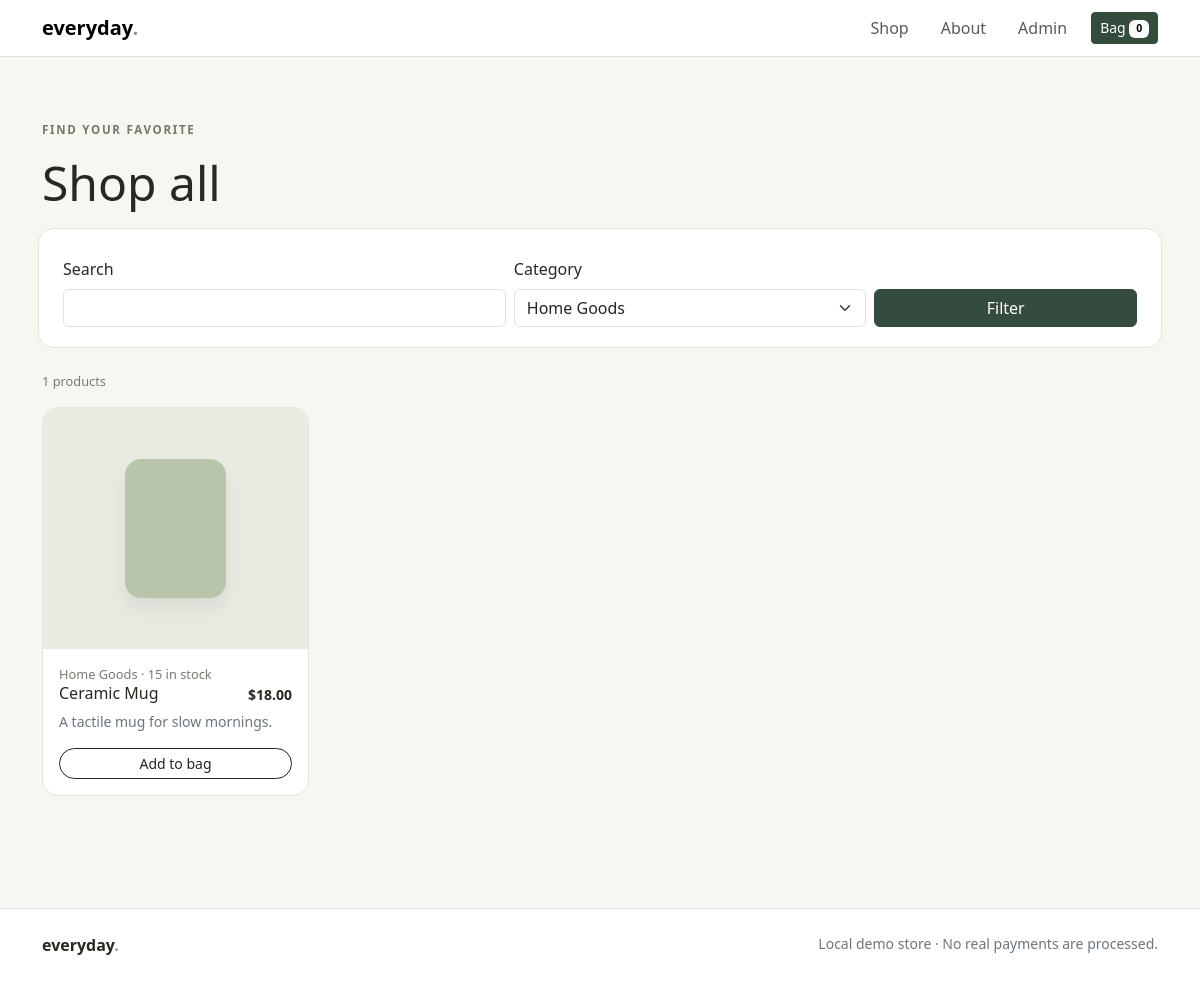
Page /shop.php?category=1 on the committed database.
### tables this page shows
CREATE TABLE IF NOT EXISTS products(id INT UNSIGNED AUTO_INCREMENT PRIMARY KEY,category_id INT UNSIGNED NOT NULL,name VARCHAR(160) NOT NULL,description TEXT NOT NULL,base_price DECIMAL(10,2) NOT NULL,image_url VARCHAR(500) DEFAULT NULL,stock_quantity INT UNSIGNED NOT NULL DEFAULT 0,created_at TIMESTAMP DEFAULT CURRENT_TIMESTAMP,FOREIGN KEY(category_id) REFERENCES categories(id));

CREATE TABLE IF NOT EXISTS categories(id INT UNSIGNED AUTO_INCREMENT PRIMARY KEY,name VARCHAR(100) NOT NULL,slug VARCHAR(120) NOT NULL UNIQUE);

### includes/functions.php (called while the page is built, shortened)
<?php
function e(?string $s): string { return htmlspecialchars($s??'',ENT_QUOTES|ENT_SUBSTITUTE,'UTF-8'); }
function money($n): string { return '$'.number_format((float)$n,2); }

### shop.php (the view)
<?php require_once __DIR__.'/config/db.php'; $pageTitle='Shop'; $cat=(int)($_GET['category']??0);$q=trim((string)($_GET['q']??''));$cats=$pdo->query('SELECT id,name FROM categories ORDER BY name')->fetchAll();$st=$pdo->prepare('SELECT p.*,c.name category_name FROM products p JOIN categories c ON c.id=p.category_id WHERE (:c=0 OR p.category_id=:c2) AND (p.name LIKE :q OR p.description LIKE :q2) ORDER BY p.name');$st->execute(['c'=>$cat,'c2'=>$cat,'q'=>"%$q%",'q2'=>"%$q%"]);$products=$st->fetchAll();require __DIR__.'/includes/header.php'; ?>
<div class="container section-space"><p class="eyebrow">Find your favorite</p><h1 class="display-5 mb-4">Shop all</h1><form class="panel row g-2 mb-4" method="get"><div class="col-md-5"><label class="form-label" for="q">Search</label><input class="form-control" id="q" name="q" value="<?=e($q)?>"></div><div class="col-md-4"><label class="form-label" for="category">Category</label><select class="form-select" name="category" id="category"><option value="0">All categories</option><?php foreach($cats as $c): ?><option value="<?=$c['id']?>" <?=$cat===(int)$c['id']?'selected':''?>><?=e($c['name'])?></option><?php endforeach; ?></select></div><div class="col-md-3 d-grid align-self-end"><button class="btn btn-dark">Filter</button></div></form><p class="meta"><?=count($products)?> products</p><div class="row g-3"><?php foreach($products as $i=>$p): ?><div class="col-6 col-lg-3"><article class="product-card"><div class="product-art"><div class="shape <?= $i%3===1?'circle':($i%3===2?'book':'') ?>" style="--art:<?=['#b9c4ad','#c88c6e','#9db6c0'][$i%3]?>"></div></div><div class="product-body"><div class="meta"><?=e($p['category_name'])?> · <?=$p['stock_quantity']?> in stock</div><div class="d-flex justify-content-between gap-2"><h3><?=e($p['name'])?></h3><b class="small"><?=money($p['base_price'])?></b></div><p class="small text-secondary"><?=e($p['description'])?></p><button class="btn btn-outline-dark btn-sm rounded-pill w-100" data-add="<?=$p['id']?>" <?=$p['stock_quantity']<1?'disabled':''?>>Add to bag</button></div></article></div><?php endforeach; ?></div></div><?php require __DIR__.'/includes/footer.php'; ?>

### assets/css/style.css (style rules this page uses)
:root { --paper:#f7f7f2;--ink:#252920;--green:#354b3d;--line:#e4e5dd }
body { background:var(--paper);color:var(--ink);font-family:system-ui,sans-serif }
.eyebrow { text-transform:uppercase;letter-spacing:.15em;font-size:.72rem;color:#73796a;font-weight:700 }
.section-space { padding-top:4rem;padding-bottom:4rem }
.product-card { height:100%;background:white;border:1px solid var(--line);border-radius:1rem;overflow:hidden }
.product-art { aspect-ratio:1.1;background:#e9ebe3;display:grid;place-items:center }
.shape { width:38%;height:58%;background:var(--art,#b8c3ac);border-radius:1rem;box-shadow:0 12px 18px #0001 }
.product-body { padding:1rem }
.product-body h3 { font-size:1rem }
.meta { font-size:.8rem;color:#777b70 }
.btn-dark { background:var(--green);border-color:var(--green) }
.panel { background:white;border:1px solid var(--line);border-radius:1rem;padding:1.25rem }

### rows in the picture
products: category.name "Home Goods", stock_quantity "15", name "Ceramic Mug", base_price "$18.00", description "A tactile mug for slow mornings."

### other values in the picture
cart_count() "0"
count($products) "1"
form field category "Home Goods"
